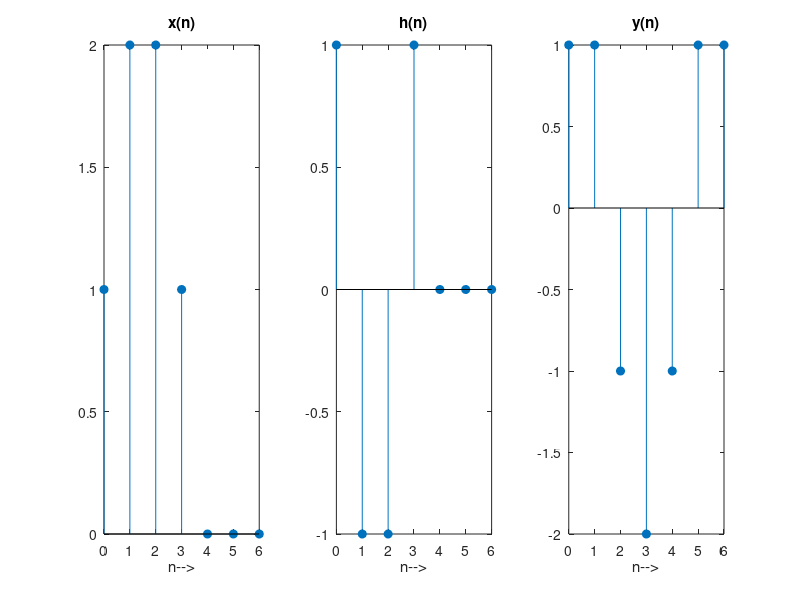

Write MATLAB code to recreate this figure.
x = [1 2 2 1]
Nx = length(x)
h = [1 -1 -1 1]
Nh = length(h)
Ny=Nx + Nh -1;
xn = [x zeros(1,(Ny-Nx))]
hn = [h zeros(1,(Ny-Nh))]
y=zeros(1,Ny)
for n=0:Ny-1
    m=0:Ny-1
    n1=mod(n-m,Ny)
    xs2=(hn(n1+1))
    x12=xn.*xs2
    y(n+1)=sum(x12)
end
n=0:Ny-1
subplot(1,3,1)
stem(n,xn,'filled')
xlabel('n-->')
title('x(n)')
subplot(1,3,2)
stem(n,hn,'filled')
xlabel('n-->')
title('h(n)')
subplot(1,3,3)
stem(n,y,'filled')
xlabel('n-->');
title('y(n)')
